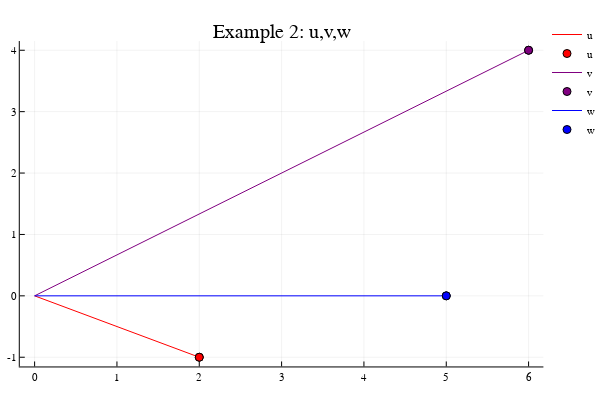

Notebook code for this chart:
### Code cell
# Example 2: u,v,w
using Plots
plotly()
u=[2,-1]; v=[6,4]; w=[5,0];


xu=[0,u[1]];
yu=[0,u[2]];
plot(xu,yu, title="Example 2: u,v,w", label='u', linecolor="red")
scatter!([u[1], u[1]],[u[2],u[2]], markercolor="red", label='u')
xv=[0,v[1]];
yv=[0,v[2]];
plot!(xv,yv, label='v', linecolor="purple")
scatter!([v[1],v[1]],[v[2],v[2]], markercolor="purple", label='v')
xw=[0,w[1]];
yw=[0,w[2]];
plot!(xw,yw, label='w', linecolor="blue")
scatter!([w[1], w[1]],[w[2],w[2]], markercolor="blue", label='w')

### Figure 1 — Plotly figure (JSON) as saved in the notebook; plotly's stock layout.template omitted (floating-point values rounded to 4 significant figures)
{"data": [{"colorbar": {"title": ""}, "hoverinfo": "text", "legendgroup": "u", "line": {"color": "rgba(255, 0, 0, 1.000)", "dash": "solid", "shape": "linear", "width": 1}, "mode": "lines", "name": "u", "showlegend": true, "text": [null, null], "type": "scatter", "x": [0, 2], "xaxis": "x1", "y": [0, -1], "yaxis": "y1", "zmax": 0.1, "zmin": -0.1}, {"colorbar": {"title": ""}, "hoverinfo": "text", "legendgroup": "u", "marker": {"color": "rgba(255, 0, 0, 1.000)", "line": {"color": "rgba(0, 0, 0, 1.000)", "width": 1}, "size": 8, "symbol": "circle"}, "mode": "markers", "name": "u", "showlegend": true, "text": [null, null], "type": "scatter", "x": [2, 2], "xaxis": "x1", "y": [-1, -1], "yaxis": "y1", "zmax": 0.1, "zmin": -0.1}, {"colorbar": {"title": ""}, "hoverinfo": "text", "legendgroup": "v", "line": {"color": "rgba(128, 0, 128, 1.000)", "dash": "solid", "shape": "linear", "width": 1}, "mode": "lines", "name": "v", "showlegend": true, "text": [null, null], "type": "scatter", "x": [0, 6], "xaxis": "x1", "y": [0, 4], "yaxis": "y1", "zmax": 0.1, "zmin": -0.1}, {"colorbar": {"title": ""}, "hoverinfo": "text", "legendgroup": "v", "marker": {"color": "rgba(128, 0, 128, 1.000)", "line": {"color": "rgba(0, 0, 0, 1.000)", "width": 1}, "size": 8, "symbol": "circle"}, "mode": "markers", "name": "v", "showlegend": true, "text": [null, null], "type": "scatter", "x": [6, 6], "xaxis": "x1", "y": [4, 4], "yaxis": "y1", "zmax": 0.1, "zmin": -0.1}, {"colorbar": {"title": ""}, "hoverinfo": "text", "legendgroup": "w", "line": {"color": "rgba(0, 0, 255, 1.000)", "dash": "solid", "shape": "linear", "width": 1}, "mode": "lines", "name": "w", "showlegend": true, "text": [null, null], "type": "scatter", "x": [0, 5], "xaxis": "x1", "y": [0, 0], "yaxis": "y1", "zmax": 0.1, "zmin": -0.1}, {"colorbar": {"title": ""}, "hoverinfo": "text", "legendgroup": "w", "marker": {"color": "rgba(0, 0, 255, 1.000)", "line": {"color": "rgba(0, 0, 0, 1.000)", "width": 1}, "size": 8, "symbol": "circle"}, "mode": "markers", "name": "w", "showlegend": true, "text": [null, null], "type": "scatter", "x": [5, 5], "xaxis": "x1", "y": [0, 0], "yaxis": "y1", "zmax": 0.1, "zmin": -0.1}], "layout": {"annotations": [{"font": {"color": "rgba(0, 0, 0, 1.000)", "family": "sans-serif", "size": 20}, "rotation": 0, "showarrow": false, "text": "Example 2: u,v,w", "x": 0.5148, "xanchor": "center", "xref": "paper", "y": 1, "yanchor": "top", "yref": "paper"}], "height": 400, "legend": {"bgcolor": "rgba(255, 255, 255, 1.000)", "bordercolor": "rgba(0, 0, 0, 1.000)", "font": {"color": "rgba(0, 0, 0, 1.000)", "family": "sans-serif", "size": 11}, "tracegroupgap": 0, "x": 1, "y": 1}, "margin": {"b": 20, "l": 0, "r": 0, "t": 20}, "paper_bgcolor": "rgba(255, 255, 255, 1.000)", "plot_bgcolor": "rgba(255, 255, 255, 1.000)", "showlegend": true, "width": 600, "xaxis": {"anchor": "y1", "domain": [0.03619, 0.9934], "gridcolor": "rgba(0, 0, 0, 0.100)", "gridwidth": 0.5, "linecolor": "rgba(0, 0, 0, 1.000)", "mirror": false, "range": [-0.18, 6.18], "showgrid": true, "showline": true, "showticklabels": true, "tickangle": 0, "tickcolor": "rgb(0, 0, 0)", "tickfont": {"color": "rgba(0, 0, 0, 1.000)", "family": "sans-serif", "size": 11}, "tickmode": "array", "ticks": "inside", "ticktext": ["0", "1", "2", "3", "4", "5", "6"], "tickvals": [0, 1, 2, 3, 4, 5, 6], "title": "", "titlefont": {"color": "rgba(0, 0, 0, 1.000)", "family": "sans-serif", "size": 15}, "type": "-", "visible": true, "zeroline": false, "zerolinecolor": "rgba(0, 0, 0, 1.000)"}, "yaxis": {"anchor": "x1", "domain": [0.03762, 0.9415], "gridcolor": "rgba(0, 0, 0, 0.100)", "gridwidth": 0.5, "linecolor": "rgba(0, 0, 0, 1.000)", "mirror": false, "range": [-1.15, 4.15], "showgrid": true, "showline": true, "showticklabels": true, "tickangle": 0, "tickcolor": "rgb(0, 0, 0)", "tickfont": {"color": "rgba(0, 0, 0, 1.000)", "family": "sans-serif", "size": 11}, "tickmode": "array", "ticks": "inside", "ticktext": ["-1", "0", "1", "2", "3", "4"], "tickvals": [-1, 0, 1, 2, 3, 4], "title": "", "titlefont": {"color": "rgba(0, 0, 0, 1.000)", "family": "sans-serif", "size": 15}, "type": "-", "visible": true, "zeroline": false, "zerolinecolor": "rgba(0, 0, 0, 1.000)"}}}
